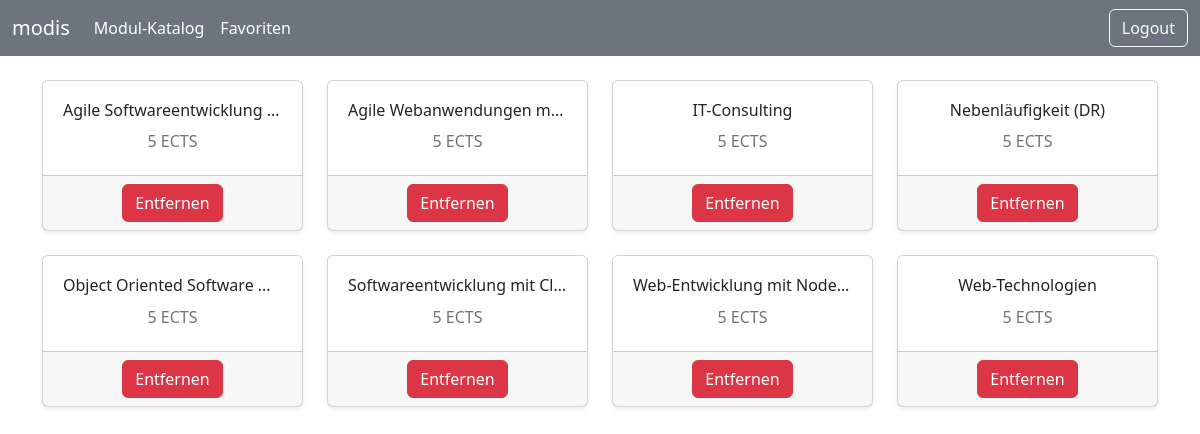
The page /favourites/ (signed in) on the database its author committed.
### base/models/module.py (models this page shows, shortened)
class Module(models.Model):
    title = models.CharField(max_length=200)
    content = models.TextField(null=True, blank=True)
    learning_objective = models.TextField(null=True, blank=True)
    lecturer = models.ForeignKey(Lecturer, on_delete=models.SET_NULL, null=True, blank=False)
    semesters = models.ManyToManyField(Semester)
    graduate_programs = models.ManyToManyField(GraduateProgram)
    specialisation_tracks = models.ManyToManyField(SpecialisationTrack, blank=True)
    credits = models.IntegerField()
    updated = models.DateTimeField(auto_now=True)
    class Meta:
        ordering = ['title']

### base/views.py (the view)
# urls.py: path('favourites/', views.favourites, name='favourites'),
@login_required()
def favourites(request):
    favourites = Student.objects.get(user=request.user).favourites.all()
    context = {'favourites': favourites}
    return render(request, 'main/favourites.html', context)

### base/templates/main/favourites.html
{% extends 'main/index.html' %}
{% block content %}
    <div class="container pt-4">
        <div class="row gy-4 justify-content-start">
            {% for module in favourites %}
                <div class="col-3 justify-content-start">
                    <div id="card-favourite" class="card shadow-sm">
                        <div class="card-body">
                            <a class="link-dark text-decoration-none" href="{% url 'module' module.id %}"><h6
                                    class="card-title text-center text-truncate p-1">{{ module.title }}</h6></a>
                            <h6 class="text-center text-muted">{{ module.credits }} ECTS</h6>
                        </div>
                        <div class="card-footer text-center">
                            <a class="btn btn-danger" href="{% url 'toggle-fav' module.id %}">Entfernen</a>
                        </div>
                    </div>
                </div>
            {% endfor %}
        </div>
    </div>
{% endblock %}

### rows shown on the page
Module: title "Agile Softwareentwicklung…", credits "5"
Module: title "Agile Webanwendungen m…", credits "5"
Module: title "IT-Consulting", credits "5"
Module: title "Nebenläufigkeit (DR)", credits "5"
Module: title "Object Oriented Software…", credits "5"
Module: title "Softwareentwicklung mit Cl…", credits "5"
Module: title "Web-Entwicklung mit Node.js", credits "5"
Module: title "Web-Technologien", credits "5"
